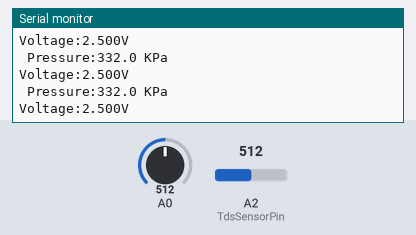
A sketch run on a simulated Arduino Uno, built with avr-gcc and run on an emulated ATmega328P. On the bench: the last lines printed to the serial monitor. The test bench sets the inputs (shaded band); at power-on: A0 = 512, A2 (TdsSensorPin) = 512.

Above: at 1.2 s.
1.3 s: A0 set to 338
At 2.2 s:
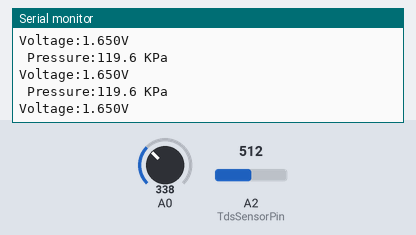
4.3 s: A0 set to 312
At 4.8 s:
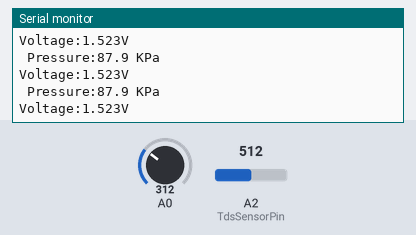
5.8 s: A2 (TdsSensorPin) set to 450
At 6.4 s:
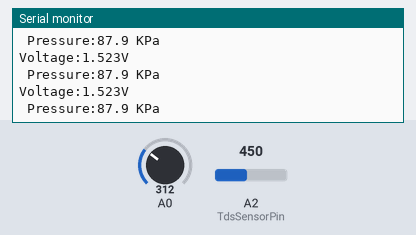
7.3 s: A2 (TdsSensorPin) set to 429
At 8.0 s:
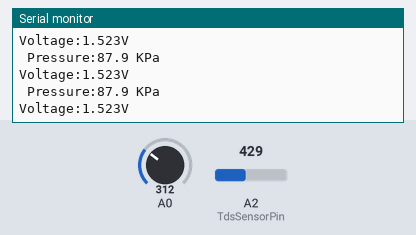
11.8 s: A2 (TdsSensorPin) set to 6
At 12.8 s:
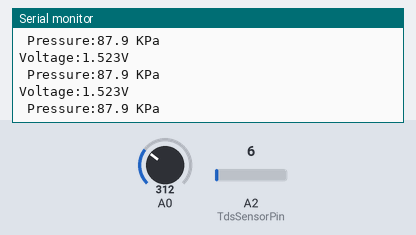
13.3 s: A2 (TdsSensorPin) set to 3
Timing chart, 0 to 15.8 s (numbered marks = the images above; inputs shaded):
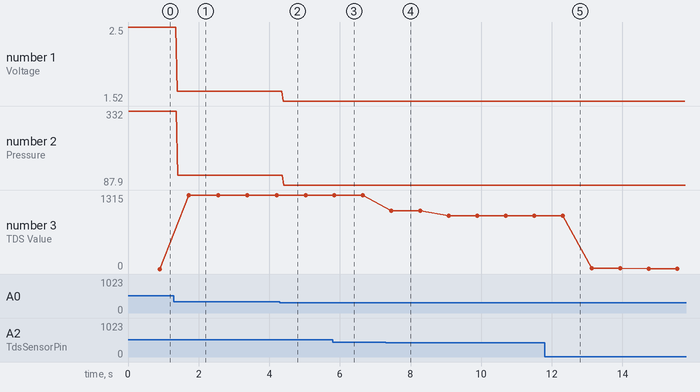

The sketch:

final_ROV.ino
```cpp
#include <Arduino.h>
const int adcPin = A1;

// calculate your own m using ph_calibrate.ino
// When using the buffer solution of pH4 for calibration, m can be derived as:
 // m = (pH7 - pH4) / (Vph7 - Vph4)
const float m = -1.06;
const float  OffSet = 1.172;
float V, P;

#define TdsSensorPin A2
#define VREF 5.0      // analog reference voltage(Volt) of the ADC
#define SCOUNT  30           // sum of sample point
int analogBuffer[SCOUNT];    // store the analog value in the array, read from ADC
int analogBufferTemp[SCOUNT];
int analogBufferIndex = 0,copyIndex = 0;
float averageVoltage = 0,tdsValue = 0,temperature = 25;
void setup()
{
  Serial.begin(9600);
  pinMode(TdsSensorPin,INPUT);
}
 void loop()
 {
  //Connect sensor to Analog 0
  V = analogRead(0) * 5.00 / 1024;     //Sensor output voltage
  P = (V - OffSet) * 250;             //Calculate water pressure

  Serial.print("Voltage:");
 Serial.print(V, 3);
 Serial.println("V");

  Serial.print(" Pressure:");
  Serial.print(P, 1);
  Serial.println(" KPa");
  Serial.println();
  static unsigned long analogSampleTimepoint = millis();
   if(millis()-analogSampleTimepoint > 40U)     //every 40 milliseconds,read the analog value from the ADC
   {
     analogSampleTimepoint = millis();
     analogBuffer[analogBufferIndex] = analogRead(TdsSensorPin);    //read the analog value and store into the buffer
     analogBufferIndex++;
     if(analogBufferIndex == SCOUNT)
         analogBufferIndex = 0;
   }
   static unsigned long printTimepoint = millis();
   if(millis()-printTimepoint > 800U)
   {
      printTimepoint = millis();
      for(copyIndex=0;copyIndex<SCOUNT;copyIndex++)
        analogBufferTemp[copyIndex]= analogBuffer[copyIndex];
      averageVoltage = getMedianNum(analogBufferTemp,SCOUNT) * (float)VREF / 1024.0; // read the analog value more stable by the median filtering algorithm, and convert to voltage value
      float compensationCoefficient=1.0+0.02*(temperature-25.0);    //temperature compensation formula: fFinalResult(25^C) = fFinalResult(current)/(1.0+0.02*(fTP-25.0));
      float compensationVolatge=averageVoltage/compensationCoefficient;  //temperature compensation
      tdsValue=(133.42*compensationVolatge*compensationVolatge*compensationVolatge - 255.86*compensationVolatge*compensationVolatge + 857.39*compensationVolatge)*0.5; //convert voltage value to tds value
      //Serial.print("voltage:");
      //Serial.print(averageVoltage,2);
      //Serial.print("V   ");
      Serial.print("TDS Value:");
      Serial.print(tdsValue,0);
      Serial.println("ppm");
   }
}
int getMedianNum(int bArray[], int iFilterLen)
{
      int bTab[iFilterLen];
      for (byte i = 0; i<iFilterLen; i++)
      bTab[i] = bArray[i];
      int i, j, bTemp;
      for (j = 0; j < iFilterLen - 1; j++)
      {
      for (i = 0; i < iFilterLen - j - 1; i++)
          {
        if (bTab[i] > bTab[i + 1])
            {
        bTemp = bTab[i];
            bTab[i] = bTab[i + 1];
        bTab[i + 1] = bTemp;
         }
      }
      }
      if ((iFilterLen & 1) > 0)
    bTemp = bTab[(iFilterLen - 1) / 2];
      else
    bTemp = (bTab[iFilterLen / 2] + bTab[iFilterLen / 2 - 1]) / 2;
      return bTemp;
   float Po = analogRead(adcPin) * 5.0 / 1024;
   float phValue = 7 - (2.5 - Po) * m;
   Serial.print("p h value = ");
   Serial.println(phValue);
delay(2000);

}
```

Measured:
- the behaviour switches between 442 and 441 on A2 (TdsSensorPin) (found by bisection; images 3 and 4)
- after the input at 1.3 s, the serial monitor: prints a new line after 0.10 s (image 1)
- after the input at 4.3 s, the serial monitor: prints a new line after 0.10 s (image 2)
- plotted number 1: 2.5 → 1.65 after the input at 1.3 s, 1.65 → 1.52 after the input at 4.3 s
- plotted number 2: 332 → 119.6 after the input at 1.3 s, 119.6 → 87.9 after the input at 4.3 s
- plotted number 3: 1315 → 950 after the input at 7.3 s, 950 → 12 after the input at 11.8 s, 12 → 6 after the input at 13.3 s
